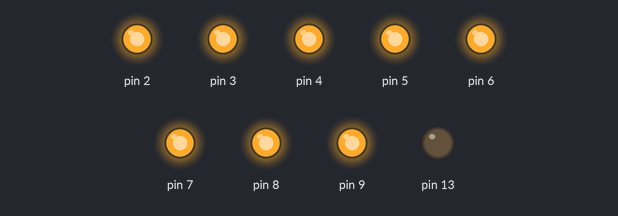
Bench run of a program on a simulated Arduino Uno, built with avr-gcc and run on an emulated ATmega328P. Shown: output pins drawn as LEDs (lit = HIGH). What the program prints to the serial monitor is not drawn.

Above: at 0.1 s.
Timing chart, 0 to 1.6 s (numbered marks = the images above):
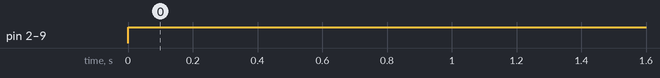

Measured:
- by itself, pin 2–9: LOW → HIGH at 0.00 s

The program:

main.cpp
```cpp
// (licence header left out)
// ----------------------------------------------------------------------------
// Includes -------------------------------------------------------------------
// ----------------------------------------------------------------------------
#include <Arduino.h>
#include "serial.h"
#include "ardupower.h"
#include "relay.h"


// ----------------------------------------------------------------------------
// Global control structures --------------------------------------------------
// ----------------------------------------------------------------------------
output_t output[NUM_OF_CHANNELS] = {
  CHANNEL01, CHANNEL02, CHANNEL03, CHANNEL04,
  CHANNEL05, CHANNEL06, CHANNEL07, CHANNEL08
};


// ----------------------------------------------------------------------------
// Main loop ------------------------------------------------------------------
// ----------------------------------------------------------------------------
int main(void)
{
  // --------------------------------------------------------------------------
  // Disable global interrupts ------------------------------------------------
  // --------------------------------------------------------------------------
  cli();


  // --------------------------------------------------------------------------
  // Serial port init routine -------------------------------------------------
  // --------------------------------------------------------------------------
  #if SERIAL_BAUDRATE < 57600
    const uint16_t UBRR0_value = ((F_CPU / (8L * SERIAL_BAUDRATE)) - 1) /2;
    UCSR0A &= ~bit(U2X0); // baud doubler off
  #else
    const uint16_t UBRR0_value = ((F_CPU / (4L * SERIAL_BAUDRATE)) - 1) /2;
    UCSR0A |= bit(U2X0);  // baud doubler on for high baud rates
  #endif

  // set baudrate
  UBRR0H = UBRR0_value >> 8;
  UBRR0L = UBRR0_value;

  // enable rx and tx
  UCSR0B |= bit(RXEN0);
  UCSR0B |= bit(TXEN0);

  // enable interrupt on complete reception of a byte
  UCSR0B |= bit(RXCIE0);

  // --------------------------------------------------------------------------
  // Timer0 ISR init routine --------------------------------------------------
  // --------------------------------------------------------------------------
  // set waveform generation mode to Fast PWM
  TCCR0A |= bit(WGM01) | bit(WGM00);

  // set clock select to 64 (from prescaler)
  TCCR0B |= bit(CS01) | bit(CS00);

  // set overflow interrupt enable
  TIMSK0 |= bit(TOIE0);


  // --------------------------------------------------------------------------
  // Timer1 ISR init routine --------------------------------------------------
  // --------------------------------------------------------------------------
  // set output compare register A to 16 Hz
  OCR1A = 0xF42;

  // set waveform generation mode to CTC
  TCCR1B |= bit(WGM12);

  // set clock select to 256 (from prescaler)
  TCCR1B |= bit(CS12);

  // set output compare A match interrupt enable
  TIMSK1 |= bit(OCIE1A);


  // --------------------------------------------------------------------------
  // Timer2 ISR init routine --------------------------------------------------
  // --------------------------------------------------------------------------
  // set waveform generation mode to PWM Phase Correct
  TCCR2A |= bit(WGM20);

  // set clock select to 64 (from prescaler)
  TCCR2B |= bit(CS22);


  // --------------------------------------------------------------------------
  // ADC init routine ---------------------------------------------------------
  // --------------------------------------------------------------------------
  // set ADC prescaler select to 128
  ADCSRA |= bit(ADPS2) | bit(ADPS1) | bit(ADPS0);

  // set ADC Enable
  ADCSRA |= bit(ADEN);

  // set ADC multiplexer selection to external AREF
  ADMUX = 0x00;

  // set digital input disable register to A1-A5
  DIDR0 |= bit(ADC5D) | bit(ADC4D) | bit(ADC3D) | bit(ADC2D) | bit(ADC1D);


  // --------------------------------------------------------------------------
  // Enable global interrupts -------------------------------------------------
  // --------------------------------------------------------------------------
  sei();


  // --------------------------------------------------------------------------
  // Load settings ------------------------------------------------------------
  // --------------------------------------------------------------------------
  //eeprom::load();


  // --------------------------------------------------------------------------
  // Output init --------------------------------------------------------------
  // --------------------------------------------------------------------------
  DDRB |= 0x20; // Enable D13 as output
                // PORTB ^= 1 << 5;

  for(uint8_t i = 0; i < NUM_OF_CHANNELS; i++) { relay::init(&output[i]); }


  // --------------------------------------------------------------------------
  // Startup ------------------------------------------------------------------
  // --------------------------------------------------------------------------
  serial::banner();


  // --------------------------------------------------------------------------
  // Loop routine -------------------------------------------------------------
  // --------------------------------------------------------------------------
  for(;;) {
    //wdt_reset();
    serial::process();
  }

  // We should not reach this
  return 0;
}
```

ardupower.h
```cpp
// (licence header left out)
#ifndef __ARDUPOWER_H__
#define __ARDUPOWER_H__

// ----------------------------------------------------------------------------
// Unique identifier ----------------------------------------------------------
// ----------------------------------------------------------------------------

// You should generate a random UID for each Ardupower as this will help you
// identify each node. Try the following online tool:
// https://www.uuidgenerator.net/version4
#define ARDUPOWER_UID "53b897f6-cb6e-4709-81ff-70c82af243b4"

// ----------------------------------------------------------------------------
// Program info and version ---------------------------------------------------
// ----------------------------------------------------------------------------
#define ARDUPOWER_VERSION "0.1a"
#define ARDUPOWER_VERSION_BUILD "20170908"


// ----------------------------------------------------------------------------
// Environment preparation ----------------------------------------------------
// ----------------------------------------------------------------------------
#ifdef ARDUINO
  #undef SERIAL_RX_BUFFER_SIZE
  #undef SERIAL_TX_BUFFER_SIZE
  #undef SERIAL_BAUDRATE
  #undef SERIAL_NO_DATA
  #undef COMMAND_BUFFER_SIZE
#endif


// ----------------------------------------------------------------------------
// Motor driver configuration -------------------------------------------------
// ----------------------------------------------------------------------------
#define NUM_OF_CHANNELS 8

#define CHANNEL01 { 9, NORMALLY_CLOSED, PWRUNKNOWN, PWROFF }
#define CHANNEL02 { 8, NORMALLY_CLOSED, PWRUNKNOWN, PWROFF }
#define CHANNEL03 { 7, NORMALLY_CLOSED, PWRUNKNOWN, PWROFF }
#define CHANNEL04 { 6, NORMALLY_CLOSED, PWRUNKNOWN, PWROFF }
#define CHANNEL05 { 5, NORMALLY_CLOSED, PWRUNKNOWN, PWROFF }
#define CHANNEL06 { 4, NORMALLY_CLOSED, PWRUNKNOWN, PWROFF }
#define CHANNEL07 { 3, NORMALLY_CLOSED, PWRUNKNOWN, PWROFF }
#define CHANNEL08 { 2, NORMALLY_CLOSED, PWRUNKNOWN, PWROFF }


// ----------------------------------------------------------------------------
// SERIAL PORT configuration --------------------------------------------------
// ----------------------------------------------------------------------------

// Defines the max number of received chars over the serial line that can be
// waiting to be processed, if the buffer gets full incoming data will be lost.
#define SERIAL_RX_BUFFER_SIZE 16

// Defines the max number of chars waiting to be sent over the serial line.
#define SERIAL_TX_BUFFER_SIZE 64

// Defines the speed at which the serial line will operate.
// The default settings are: 8-bit, no parity, 1 stop bit.
#define SERIAL_BAUDRATE       9600

// Defines the char which will represent a null buffer value, do not change this.
#define SERIAL_NO_DATA        0xff

// Defines the max length of a received command string.
#define COMMAND_BUFFER_SIZE   16


// ----------------------------------------------------------------------------
// Temperature sensor configuration -------------------------------------------
// ----------------------------------------------------------------------------
#define THERMISTOR_NOMINAL_TEMP      25.0
#define THERMISTOR_BCOEFFICIENT    3950.0
#define THERMISTOR_NOMINAL_VAL    10000.0
#define THERMISTOR_SERIESRESISTOR 10000.0

#endif
```

cmd.cpp
```cpp
// (licence header left out)
#include <Arduino.h>
#include "cmd.h"
#include "print.h"
#include "ardupower.h"
#include "utils.h"
#include "relay.h"

extern output_t output[NUM_OF_CHANNELS];

void cmd::process(const char* buffer)
{
  int8_t n;
  char str[6];
  memset(&str, 0, sizeof(str));

  switch (buffer[0]) {
    case 'O':
      switch (buffer[1]) {
        case 'C': // Power cycle
        case 'D': // Output Disable
        case 'E': // Output Enable
          strncpy(str, buffer + 2, 2);
          n = (uint8_t) utils::hexstr2long(str);

          if (n >= 0 && n < NUM_OF_CHANNELS) {
            switch (buffer[1]) {
              case 'C':
                relay::power(&output[n], PWRCYCLE);
                break;

              case 'D':
                relay::power(&output[n], PWROFF);
                break;

              case 'E':
                relay::power(&output[n], PWRON);
                break;
            }
          }
          break;

        default:
          ;

      } break;

    default:
      serial::println::PGM(PSTR("Ardupower " ARDUPOWER_VERSION " ['$' for help]"));
      break;
  }
}
```

cmd.h
```cpp
// (licence header left out)
#ifndef __CMD_H__
#define __CMD_H__

#include <Arduino.h>
#include "struct.h"
#include "ardupower.h"

namespace cmd
{
  void process(const char* buffer);
};

#endif
```

enum.h
```cpp
// (licence header left out)
#ifndef __ENUM_H__
#define __ENUM_H__

#include <Arduino.h>

enum output_type_t
{
  UNKNOWN,
  NORMALLY_OPEN,
  NORMALLY_CLOSED
};

enum output_state_t
{
  PWRUNKNOWN,
  PWRCYCLE,
  PWROFF,
  PWRON
};

#endif
```

isr.cpp
```cpp
// (licence header left out)
#include <Arduino.h>
#include "serial.h"
#include "relay.h"
#include "ardupower.h"

extern output_t output[NUM_OF_CHANNELS];

// Timer1 interrupt handler
ISR(TIMER1_COMPA_vect)
{
  //PORTB ^= 1 << 5;
  static uint8_t counter[NUM_OF_CHANNELS];

  for(uint8_t i = 0; i < NUM_OF_CHANNELS; i++) {
    if (output[i].state == PWRCYCLE) {
      if (counter[i] > 62) {
        relay::power(&output[i], PWRON);
        counter[i] = 0;
      }

      else {
        counter[i]++;
      }
    }
  }
}

// Analog to Digital Converter interrupt handler
ISR(ADC_vect) {;}

// Serial RX interrupt handler
ISR(USART_RX_vect)
{
  uint8_t c = UDR0; // read a byte
  // check for parity errors and filter for ASCII chars
  if (bit_is_clear(UCSR0A, UPE0)) {
    //TODO: trigger an alarm on buffer overflow
    serial::buffer.rx.enqueue(c);
  } /* else { discard byte } */
}

// Serial TX interrupt handler
ISR(USART_UDRE_vect)
{
  // send a byte from the buffer
  UDR0 = serial::buffer.tx.dequeue();
  UCSR0A |= bit(TXC0);

  // turn off Data Register Empty Interrupt
  // to stop tx-streaming if this concludes the transfer
  if (serial::buffer.tx.empty()) { UCSR0B &= ~bit(UDRIE0); }
}
```

print.cpp
```cpp
// (licence header left out)
#include <Arduino.h>
#include "serial.h"
#include "print.h"

void serial::print::number(uint32_t n, const uint8_t& base, const uint8_t& digits)
{
  unsigned char buf[digits];
  uint8_t i = 0;

  for (; i < digits; i++) {
    buf[i] = n % base;
    n /= base;
  }

  for (; i > 0; i--) {
    if (i < digits && base == 2 && !((digits - i) % 4))
      serial::print::chr::space();
    serial::write('0' + buf[i - 1]);
  }
}

void serial::print::float32(float n, const uint8_t& decimal_places)
{
  if (n < 0) {
    serial::print::chr::minus();
    n = -n;
  }

  uint8_t decimals = decimal_places;

  // Quickly convert values expected to be E0 to E-4.
  while (decimals >= 2) {
    n *= 100;
    decimals -= 2;
  }

  if (decimals) { n *= 10; }
  n += 0.5; // Add rounding factor. Ensures carryover through entire value.

  // Generate digits backwards and store in string.
  unsigned char buf[10];
  uint8_t i = 0;
  uint32_t a = (long)n;

  // Place decimal point, even if decimal places are zero.
  buf[decimal_places] = '.';

  while(a > 0) {
    if (i == decimal_places) { i++; } // Skip decimal point location
    buf[i++] = (a % 10) + '0'; // Get digit
    a /= 10;
  }

  // Fill in zeros to decimal point for (n < 1)
  while (i < decimal_places)
    buf[i++] = '0';

  // Fill in leading zero, if needed.
  if (i == decimal_places) {
    i++;
    buf[i++] = '0';
  }

  // Print the generated string.
  for (; i > 0; i--)
    serial::write(buf[i-1]);
}
```

relay.cpp
```cpp
// (licence header left out)
#include <Arduino.h>
#include "relay.h"
#include "ardupower.h"

void relay::init(output_t *output)
{
  pinMode(output->pin, OUTPUT);
  relay::power(output, output->on_boot);
}

void relay::power(output_t *output, output_state_t state)
{
  switch (state)
  {
    case PWRON:
    case PWROFF:
      switch (output->type)
      {
        case NORMALLY_OPEN:
          digitalWrite(output->pin, (state == PWRON) ? HIGH : LOW);
          break;

        case NORMALLY_CLOSED:
          digitalWrite(output->pin, (state == PWRON) ? LOW : HIGH);
          break;

        default:
          ; // do nothing
      }

      output->state = state;
      break;

    case PWRCYCLE:
      if (output->state == PWRON) {
        digitalWrite(output->pin, ! digitalRead(output->pin));
        output->state = state;
      }
      break;

    default:
      ; // do nothing
  }
}
```

relay.h
```cpp
// (licence header left out)
#ifndef __RELAY_H__
#define __RELAY_H__

#include <Arduino.h>
#include "struct.h"

namespace relay
{
  void init(output_t *output);
  void power(output_t *output, output_state_t state);
};

#endif
```

ringbuf.h
```cpp
// (licence header left out)
#ifndef __CIRCULARQUEUE_H__
#define __CIRCULARQUEUE_H__

/**
 * @brief   Circular Queue class
 * @details Implementation of the classic ring buffer data structure
 */
template<typename T, uint8_t N> class ringbuf
{
private:
  /**
   * @brief   Buffer structure
   * @details This structure consolidates all the overhead required to handle
   *          a circular queue such as the pointers and the buffer vector.
   */
  struct {
    T queue[N];
    uint8_t head;
    volatile uint8_t tail;
  } m_buffer;

public:
  /**
   * @brief   Class constructor
   * @details This class requires two template parameters, T defines the type
   *          of item this queue will handle and N defines the maximum number of
   *          items that can be stored on the queue.
   */
  ringbuf()
  {
    m_buffer.head = 0;
    m_buffer.tail = 0;
  }

  /**
   * @brief   Adds an item to the queue
   * @details Adds an item to the queue on the location pointed by the buffer_t
   *          tail variable. Returns false if no queue space is available.
   * @param   item Item to be added to the queue
   * @return  true if the operation was successful
   */
  bool enqueue(T const &item)
  {
    if (full()) { return false; }
    m_buffer.queue[m_buffer.tail] = item;
    m_buffer.tail = (m_buffer.tail +1) % N;
    return true;
  }

  /**
   * @brief   Checks if the queue has no items
   * @details Returns true if there are no items on the queue, false otherwise.
   * @return  true if queue is empty
   */
  inline bool empty() { return (abs(m_buffer.head == m_buffer.tail)); }

  /**
   * @brief   Checks if the queue is full
   * @details Returns true if the queue is full, false otherwise.
   * @return  true if queue is full
   */
  inline bool full() { return (m_buffer.head == (m_buffer.tail +1) % N); }

  /**
   * @brief   Gets the next element from the queue without removing it
   * @details Returns the next element in the queue without removing it
   *          or updating the pointers.
   * @return  first elements in the queue
   */
  inline T peek() { return m_buffer.queue[m_buffer.head]; }

  /**
   * @brief   Gets the number of elements on the queue
   * @details Returns the number of elements in the underlying container,
   *          that is, the number of elements in queue[].
   * @return  the number of elements in the container
   */
  inline uint8_t size() { return (m_buffer.tail - m_buffer.head); }

  /**
   * @brief   Removes and returns a element from the queue
   * @details Removes the oldest element on the queue, pointed to by the
   *          buffer_t head field. The element is returned to the caller.
   * @return  type T element
   */
  T dequeue()
  {
    if (empty()) { return T(); }
    const T item = m_buffer.queue[m_buffer.head];
    m_buffer.head = (m_buffer.head +1) % N;
    return item;
  }
};

#endif
```

serial.h
```cpp
// (licence header left out)
#ifndef __SERIAL_H__
#define __SERIAL_H__

#include <Arduino.h>
#include "struct.h"

namespace serial
{
  bool    available();
  void    banner();
  uint8_t read();
  void    flush();
  void    process();
  void    write(const uint8_t& c);

  extern serial_buffer_t buffer;
};

#endif
```

strings.h
```cpp
// (licence header left out)
#ifndef __STRINGS_H__
#define __STRINGS_H__

// Special characters
const char string_colon   [] PROGMEM = { 0x3a, 0x00 };
const char string_comma   [] PROGMEM = { 0x2c, 0x00 };
const char string_eol     [] PROGMEM = { 0x0a, 0x00 };
const char string_minus   [] PROGMEM = { 0x2d, 0x00 };
const char string_percent [] PROGMEM = { 0x25, 0x00 };
const char string_space   [] PROGMEM = { 0x20, 0x00 };
const char string_zero    [] PROGMEM = { 0x30, 0x00 };

#endif
```

struct.h
```cpp
// (licence header left out)
#ifndef __STRUCT_H__
#define __STRUCT_H__

#include <Arduino.h>
#include "ringbuf.h"
#include "enum.h"

struct serial_buffer_t
{
  ringbuf<uint8_t, SERIAL_RX_BUFFER_SIZE> rx;
  ringbuf<uint8_t, SERIAL_TX_BUFFER_SIZE> tx;
};

struct output_t
{
  uint8_t pin;
  output_type_t  type;
  output_state_t state;
  output_state_t on_boot;
};

#endif
```

types.h
```cpp
// (licence header left out)
#ifndef __TYPES_H__
#define __TYPES_H__

typedef uint8_t  flag_t;
typedef uint32_t millis_t;

#endif
```

Source omitted: print.h (7969 bytes), serial.cpp (3606 bytes), utils.cpp (1637 bytes), utils.h (1008 bytes)
